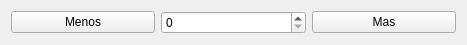
<?xml version="1.0" encoding="UTF-8"?>
<ui version="4.0">
 <class>Widget</class>
 <widget class="QWidget" name="Widget">
  <property name="geometry">
   <rect>
    <x>0</x>
    <y>0</y>
    <width>467</width>
    <height>44</height>
   </rect>
  </property>
  <property name="windowTitle">
   <string>Form</string>
  </property>
  <layout class="QHBoxLayout" name="horizontalLayout">
   <item>
    <widget class="QPushButton" name="btn_menos">
     <property name="text">
      <string>Menos</string>
     </property>
     <property name="icon">
      <iconset>
       <normaloff>:/newPrefix/minus.png</normaloff>:/newPrefix/minus.png</iconset>
     </property>
    </widget>
   </item>
   <item>
    <widget class="QSpinBox" name="txt_resultado"/>
   </item>
   <item>
    <widget class="QPushButton" name="btn_mas">
     <property name="text">
      <string>Mas</string>
     </property>
     <property name="icon">
      <iconset theme="QIcon::ThemeIcon::EditCopy"/>
     </property>
    </widget>
   </item>
  </layout>
 </widget>
 <resources>
  <include location="resource.qrc"/>
 </resources>
 <connections/>
</ui>
